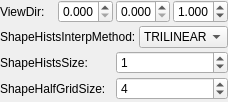
             <widget class="QWidget" name="scrollAreaWidgetContents">
              <property name="geometry">
               <rect>
                <x>0</x>
                <y>0</y>
                <width>228</width>
                <height>102</height>
               </rect>
              </property>
              <layout class="QVBoxLayout" name="verticalLayout_5">
               <property name="spacing">
                <number>3</number>
               </property>
               <property name="leftMargin">
                <number>0</number>
               </property>
               <property name="topMargin">
                <number>0</number>
               </property>
               <property name="rightMargin">
                <number>0</number>
               </property>
               <property name="bottomMargin">
                <number>0</number>
               </property>
               <item>
                <layout class="QHBoxLayout" name="horizontalLayout_5">
                 <property name="spacing">
                  <number>3</number>
                 </property>
                 <item>
                  <widget class="QLabel" name="label_4">
                   <property name="text">
                    <string>ViewDir: </string>
                   </property>
                  </widget>
                 </item>
                 <item>
                  <widget class="QDoubleSpinBox" name="dspin_vx1">
                   <property name="sizePolicy">
                    <sizepolicy hsizetype="Ignored" vsizetype="Fixed">
                     <horstretch>0</horstretch>
                     <verstretch>0</verstretch>
                    </sizepolicy>
                   </property>
                   <property name="decimals">
                    <number>3</number>
                   </property>
                   <property name="maximum">
                    <double>99999.000000000000000</double>
                   </property>
                  </widget>
                 </item>
                 <item>
                  <widget class="QDoubleSpinBox" name="dspin_vy1">
                   <property name="sizePolicy">
                    <sizepolicy hsizetype="Ignored" vsizetype="Fixed">
                     <horstretch>0</horstretch>
                     <verstretch>0</verstretch>
                    </sizepolicy>
                   </property>
                   <property name="decimals">
                    <number>3</number>
                   </property>
                   <property name="maximum">
                    <double>99999.000000000000000</double>
                   </property>
                  </widget>
                 </item>
                 <item>
                  <widget class="QDoubleSpinBox" name="dspin_vz1">
                   <property name="sizePolicy">
                    <sizepolicy hsizetype="Ignored" vsizetype="Fixed">
                     <horstretch>0</horstretch>
                     <verstretch>0</verstretch>
                    </sizepolicy>
                   </property>
                   <property name="decimals">
                    <number>3</number>
                   </property>
                   <property name="maximum">
                    <double>99999.000000000000000</double>
                   </property>
                   <property name="value">
                    <double>1.000000000000000</double>
                   </property>
                  </widget>
                 </item>
                </layout>
               </item>
               <item>
                <layout class="QHBoxLayout" name="horizontalLayout_8">
                 <item>
                  <widget class="QLabel" name="label_7">
                   <property name="text">
                    <string>ShapeHistsInterpMethod:</string>
                   </property>
                  </widget>
                 </item>
                 <item>
                  <widget class="QComboBox" name="cbox_interp1">
                   <property name="sizePolicy">
                    <sizepolicy hsizetype="Ignored" vsizetype="Fixed">
                     <horstretch>0</horstretch>
                     <verstretch>0</verstretch>
                    </sizepolicy>
                   </property>
                   <property name="currentIndex">
                    <number>1</number>
                   </property>
                   <item>
                    <property name="text">
                     <string>NONE</string>
                    </property>
                   </item>
                   <item>
                    <property name="text">
                     <string>TRILINEAR</string>
                    </property>
                   </item>
                   <item>
                    <property name="text">
                     <string>QUADRILINEAR</string>
                    </property>
                   </item>
                  </widget>
                 </item>
                </layout>
               </item>
               <item>
                <layout class="QHBoxLayout" name="horizontalLayout_6">
                 <item>
                  <widget class="QLabel" name="label_5">
                   <property name="text">
                    <string>ShapeHistsSize: </string>
                   </property>
                  </widget>
                 </item>
                 <item>
                  <widget class="QSpinBox" name="spin_shs1">
                   <property name="maximum">
                    <number>99999</number>
                   </property>
                   <property name="value">
                    <number>1</number>
                   </property>
                  </widget>
                 </item>
                </layout>
               </item>
               <item>
                <layout class="QHBoxLayout" name="horizontalLayout_7">
                 <item>
                  <widget class="QLabel" name="label_6">
                   <property name="text">
                    <string>ShapeHalfGridSize: </string>
                   </property>
                  </widget>
                 </item>
                 <item>
                  <widget class="QSpinBox" name="spin_shgs1">
                   <property name="maximum">
                    <number>99999</number>
                   </property>
                   <property name="value">
                    <number>4</number>
                   </property>
                  </widget>
                 </item>
                </layout>
               </item>
               <item>
                <spacer name="verticalSpacer_7">
                 <property name="orientation">
                  <enum>Qt::Vertical</enum>
                 </property>
                 <property name="sizeHint" stdset="0">
                  <size>
                   <width>20</width>
                   <height>40</height>
                  </size>
                 </property>
                </spacer>
               </item>
              </layout>
             </widget>
